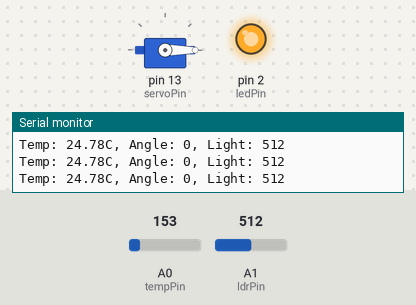
The sketch below on a simulated Arduino Uno, built with avr-gcc and run on an emulated ATmega328P. On the bench: servo, output pins drawn as LEDs (lit = HIGH), the last lines printed to the serial monitor. Inputs (shaded band) come from the test bench; at power-on: A0 (tempPin) = 153, A1 (ldrPin) = 512.

Above: at 1.2 s.
1.3 s: A0 (tempPin) set to 180
At 3.58 s:
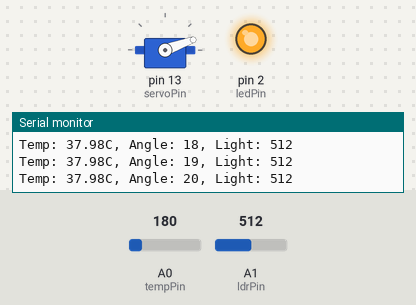
4.3 s: A1 (ldrPin) set to 482
At 4.5 s:
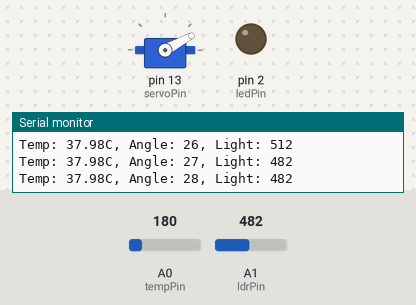
7.3 s: A1 (ldrPin) set to 510
At 7.53 s:
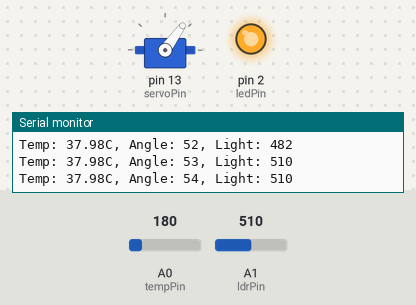
10.3 s: A1 (ldrPin) set to 20
At 10.55 s:
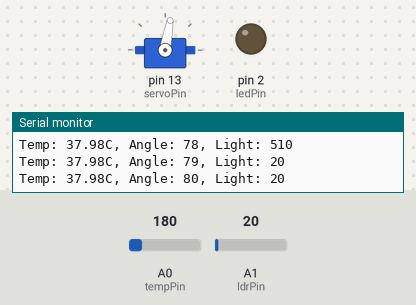
13.3 s: A1 (ldrPin) set to 511
At 13.57 s:
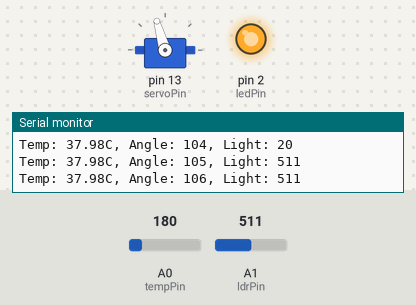
16.3 s: A1 (ldrPin) set to 490
At 17.5 s:
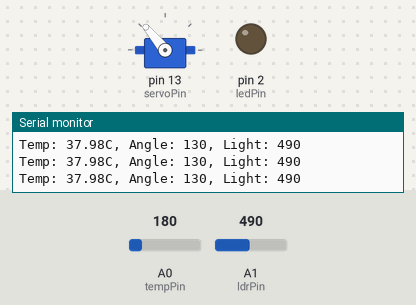
Timing chart, 0 to 18.9 s (numbered marks = the images above; inputs shaded):
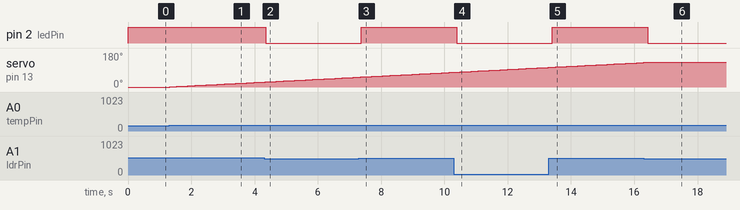

Measured:
- the behaviour switches between 163 and 164 on A0 (tempPin) (found by bisection; images 0 and 1)
- the behaviour switches between 501 and 500 on A1 (ldrPin) (found by bisection; images 1 and 2)
- after the input at 1.3 s, servo on pin 13 (servoPin): moves from 0° to 26° over 2.9 s, starting at once
- after the input at 4.3 s, pin 2 (ledPin): HIGH → LOW after 0.05 s
- after the input at 7.3 s, pin 2 (ledPin): LOW → HIGH after 0.07 s
- after the input at 10.3 s, pin 2 (ledPin): HIGH → LOW after 0.09 s
- after the input at 13.3 s, pin 2 (ledPin): LOW → HIGH after 0.11 s
- after the input at 16.3 s, pin 2 (ledPin): HIGH → LOW after 0.12 s

The sketch:

04_Greenhouse.ino
```cpp
#include <Servo.h>
// Пины
const int tempPin = A0;    // Пин датчика температуры (TMP36)
const int ldrPin = A1;     // Пин фотосопротивления
const int ledPin = 2;      // Пин LED
const int servoPin = 13;    // Пин сервомотора
// Переменные
Servo servo;
int currentAngle = 0;      // Текущий угол серво
int targetAngle = 0;       // Целевой угол серво
void setup() {
  pinMode(ledPin, OUTPUT);
  servo.attach(servoPin);
  servo.write(currentAngle); // Начальная позиция
  Serial.begin(9600);       // Для отладки
}
void loop() {
  // Чтение температуры
  int tempReading = analogRead(tempPin);
  float voltage = tempReading * (5.0 / 1023.0);
  float temperature = (voltage - 0.5) * 100; // Для TMP36
  // Определение целевого угла
  if (temperature <= 20) {
    targetAngle = 0;   // Окно закрыто
  } else if (temperature >= 30) {
    targetAngle = 130; // Окно открыто
  } else {
    targetAngle = currentAngle; // Не менять угол
  }
  // Плавное перемещение серво
  if (currentAngle != targetAngle) {
    servo.attach(servoPin); // Подключаем серво
    if (currentAngle < targetAngle) {
      currentAngle++; // Увеличиваем угол
      servo.write(currentAngle);
      delay(15); // Задержка для плавности
    } else if (currentAngle > targetAngle) {
      currentAngle--; // Уменьшаем угол
      servo.write(currentAngle);
      delay(15); // Задержка для плавности
    }
    // Если угол достигнут, отключаем серво
    if (currentAngle == targetAngle) {
      delay(100); // Ждём стабилизации
      servo.detach(); // Отключаем серво
    }
  }
  // Чтение фотосопротивления и управление LED
  int lightLevel = analogRead(ldrPin);
  if (lightLevel > 500) { // Если темно
    digitalWrite(ledPin, HIGH);
  } else {
    digitalWrite(ledPin, LOW);
  }
  // Отладка
  Serial.print("Temp: ");
  Serial.print(temperature);
  Serial.print("C, Angle: ");
  Serial.print(currentAngle);
  Serial.print(", Light: ");
  Serial.println(lightLevel);
  delay(100); // Пауза между циклами
}
```
